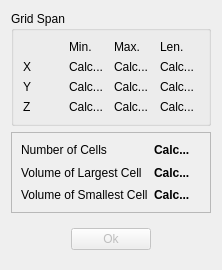
<?xml version="1.0" encoding="UTF-8"?>
<ui version="4.0">
 <class>MeshInfoDialog</class>
 <widget class="QWidget" name="MeshInfoDialog">
  <property name="geometry">
   <rect>
    <x>0</x>
    <y>0</y>
    <width>222</width>
    <height>270</height>
   </rect>
  </property>
  <property name="windowTitle">
   <string>Mesh Information</string>
  </property>
  <layout class="QVBoxLayout" name="verticalLayout">
   <item>
    <widget class="QGroupBox" name="groupBox_10">
     <property name="title">
      <string>Grid Span</string>
     </property>
     <layout class="QGridLayout" name="gridLayout_2">
      <item row="4" column="3">
       <widget class="QLabel" name="zLen">
        <property name="text">
         <string>Calc...</string>
        </property>
       </widget>
      </item>
      <item row="2" column="0">
       <widget class="QLabel" name="label_7">
        <property name="text">
         <string>X</string>
        </property>
       </widget>
      </item>
      <item row="2" column="1">
       <widget class="QLabel" name="xMin">
        <property name="text">
         <string>Calc...</string>
        </property>
       </widget>
      </item>
      <item row="4" column="0">
       <widget class="QLabel" name="label_9">
        <property name="text">
         <string>Z</string>
        </property>
       </widget>
      </item>
      <item row="3" column="0">
       <widget class="QLabel" name="label_8">
        <property name="text">
         <string>Y</string>
        </property>
       </widget>
      </item>
      <item row="3" column="2">
       <widget class="QLabel" name="yMax">
        <property name="text">
         <string>Calc...</string>
        </property>
       </widget>
      </item>
      <item row="0" column="1">
       <widget class="QLabel" name="label_3">
        <property name="text">
         <string>Min.</string>
        </property>
       </widget>
      </item>
      <item row="0" column="2">
       <widget class="QLabel" name="label_4">
        <property name="text">
         <string>Max.</string>
        </property>
       </widget>
      </item>
      <item row="4" column="2">
       <widget class="QLabel" name="zMax">
        <property name="text">
         <string>Calc...</string>
        </property>
       </widget>
      </item>
      <item row="0" column="3">
       <widget class="QLabel" name="label_39">
        <property name="text">
         <string>Len.</string>
        </property>
       </widget>
      </item>
      <item row="2" column="3">
       <widget class="QLabel" name="xLen">
        <property name="text">
         <string>Calc...</string>
        </property>
       </widget>
      </item>
      <item row="4" column="1">
       <widget class="QLabel" name="zMin">
        <property name="text">
         <string>Calc...</string>
        </property>
       </widget>
      </item>
      <item row="3" column="1">
       <widget class="QLabel" name="yMin">
        <property name="text">
         <string>Calc...</string>
        </property>
       </widget>
      </item>
      <item row="3" column="3">
       <widget class="QLabel" name="yLen">
        <property name="text">
         <string>Calc...</string>
        </property>
       </widget>
      </item>
      <item row="2" column="2">
       <widget class="QLabel" name="xMax">
        <property name="text">
         <string>Calc...</string>
        </property>
       </widget>
      </item>
     </layout>
    </widget>
   </item>
   <item>
    <widget class="QFrame" name="frame">
     <property name="frameShape">
      <enum>QFrame::StyledPanel</enum>
     </property>
     <property name="frameShadow">
      <enum>QFrame::Raised</enum>
     </property>
     <layout class="QGridLayout" name="gridLayout">
      <item row="0" column="0">
       <widget class="QLabel" name="label">
        <property name="text">
         <string>Number of Cells</string>
        </property>
       </widget>
      </item>
      <item row="0" column="1">
       <widget class="QLabel" name="numCells">
        <property name="font">
         <font>
          <bold>true</bold>
         </font>
        </property>
        <property name="text">
         <string>Calc...</string>
        </property>
       </widget>
      </item>
      <item row="1" column="0">
       <widget class="QLabel" name="label_5">
        <property name="text">
         <string>Volume of Largest Cell</string>
        </property>
       </widget>
      </item>
      <item row="1" column="1">
       <widget class="QLabel" name="largestVolume">
        <property name="font">
         <font>
          <bold>true</bold>
         </font>
        </property>
        <property name="text">
         <string>Calc...</string>
        </property>
       </widget>
      </item>
      <item row="2" column="0">
       <widget class="QLabel" name="label_10">
        <property name="text">
         <string>Volume of Smallest Cell</string>
        </property>
       </widget>
      </item>
      <item row="2" column="1">
       <widget class="QLabel" name="smallestVolume">
        <property name="font">
         <font>
          <bold>true</bold>
         </font>
        </property>
        <property name="text">
         <string>Calc...</string>
        </property>
       </widget>
      </item>
     </layout>
    </widget>
   </item>
   <item>
    <widget class="QWidget" name="widget" native="true">
     <property name="sizePolicy">
      <sizepolicy hsizetype="Preferred" vsizetype="Fixed">
       <horstretch>0</horstretch>
       <verstretch>0</verstretch>
      </sizepolicy>
     </property>
     <layout class="QHBoxLayout" name="horizontalLayout">
      <item>
       <widget class="QPushButton" name="buttonOk">
        <property name="enabled">
         <bool>false</bool>
        </property>
        <property name="sizePolicy">
         <sizepolicy hsizetype="Fixed" vsizetype="Fixed">
          <horstretch>0</horstretch>
          <verstretch>0</verstretch>
         </sizepolicy>
        </property>
        <property name="text">
         <string>Ok</string>
        </property>
       </widget>
      </item>
     </layout>
    </widget>
   </item>
  </layout>
 </widget>
 <resources/>
 <connections>
  <connection>
   <sender>buttonOk</sender>
   <signal>clicked()</signal>
   <receiver>MeshInfoDialog</receiver>
   <slot>close()</slot>
   <hints>
    <hint type="sourcelabel">
     <x>110</x>
     <y>239</y>
    </hint>
    <hint type="destinationlabel">
     <x>110</x>
     <y>134</y>
    </hint>
   </hints>
  </connection>
 </connections>
</ui>
